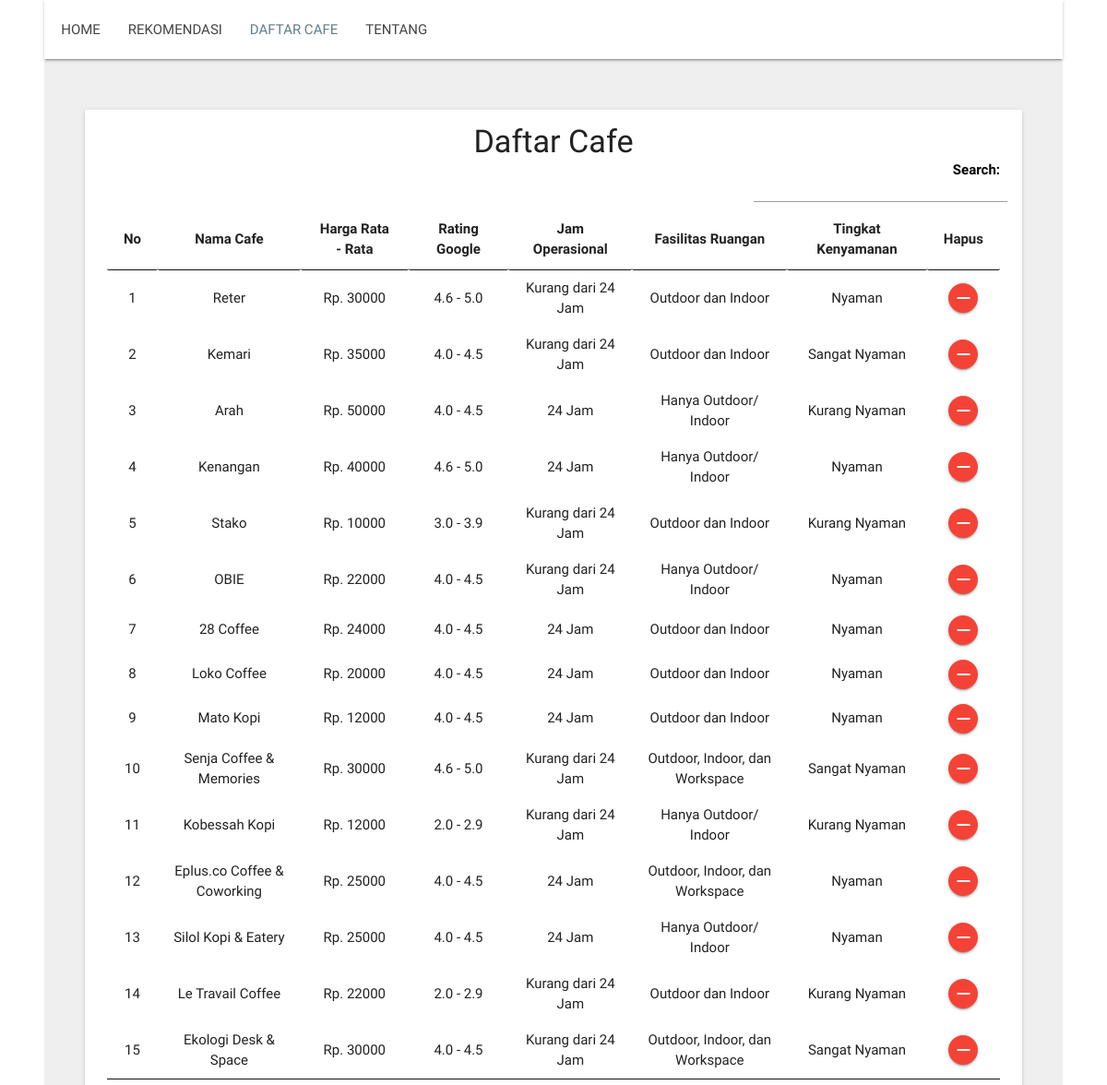
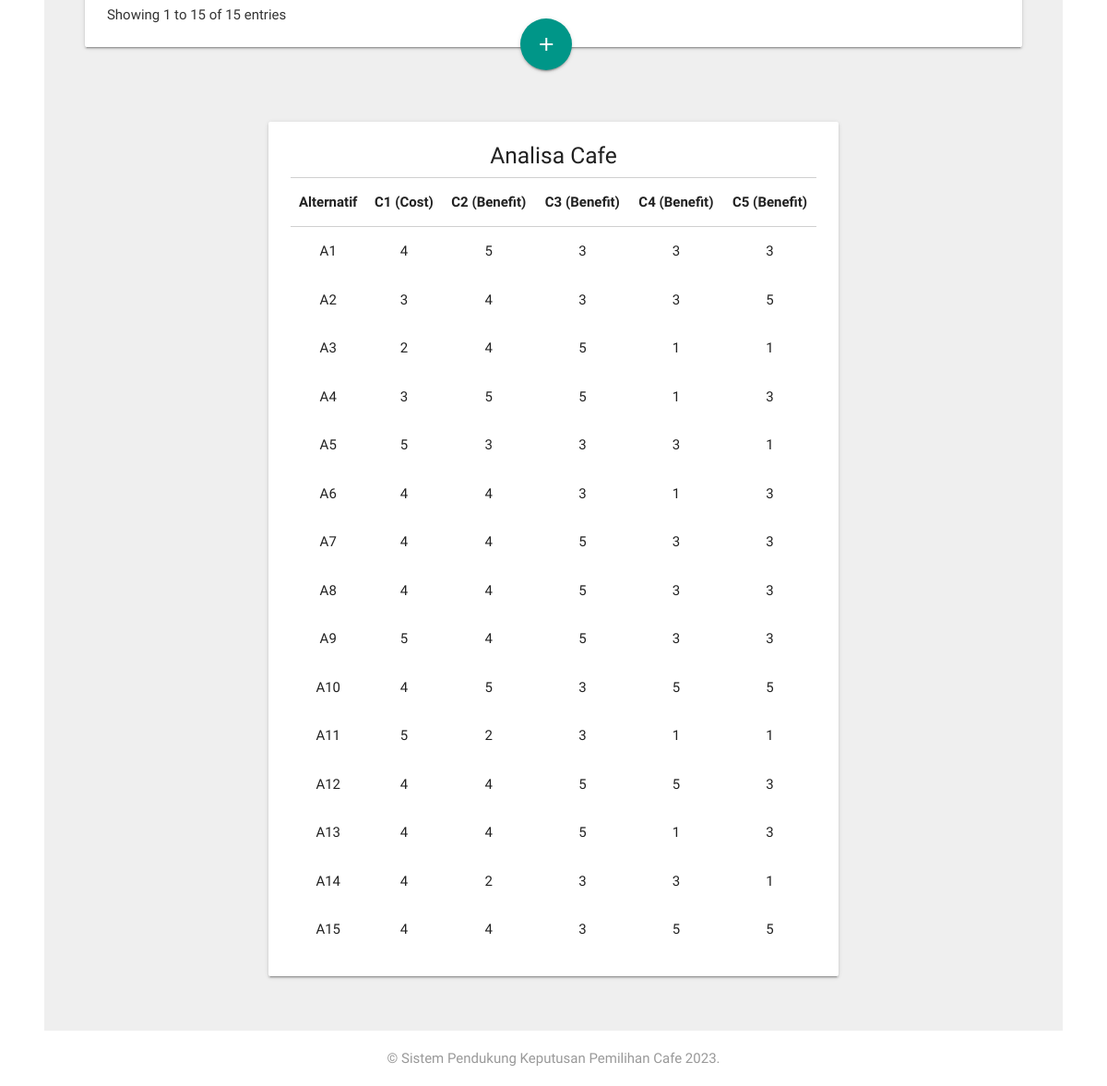
Page /daftar_cafe.php on the committed database (2 pictures, top to bottom).
### tables this page shows
CREATE TABLE `data_cafe` (
  `id_cafe` int(4) NOT NULL,
  `nama_cafe` varchar(256) NOT NULL,
  `harga_cafe` varchar(64) NOT NULL,
  `rating_cafe` varchar(64) NOT NULL,
  `jam_cafe` varchar(64) NOT NULL,
  `fasilitas_cafe` varchar(64) NOT NULL,
  `comfy_cafe` varchar(64) NOT NULL,
  `harga_angka` varchar(64) NOT NULL,
  `rating_angka` varchar(64) NOT NULL,
  `jam_angka` varchar(64) NOT NULL,
  `fasilitas_angka` varchar(64) NOT NULL,
  `comfy_angka` varchar(64) NOT NULL
);

### daftar_cafe.php (the view, shortened to what this page needs)
<?php
include('koneksi.php');
?>
<!DOCTYPE html>
<html>
<head>
	<link type="text/css" rel="stylesheet" href="assets/css/materialize.css"  media="screen,projection"/>
	<link rel="stylesheet" href="assets/css/table.css">
	<link rel="stylesheet" href="assets/css/style.css">
	<link rel="stylesheet" href="https://cdnjs.cloudflare.com/ajax/libs/font-awesome/4.5.0/css/font-awesome.min.css">
	<link rel="stylesheet" type="text/css" href="assets/dataTable/jquery.dataTables.min.css">
</head>
<body>
	<div class="navbar-fixed">
	<nav>
    	<div class="container">
						<div class="nav-wrapper">
								<ul class="left" style="margin-left: -52px;">
									<li><a href="index.php">HOME</a></li>
									<li><a href="rekomendasi.php">REKOMENDASI</a></li>
									<li><a class="active" href="daftar_cafe.php">DAFTAR CAFE</a></li>
									<li><a href="#about">TENTANG</a></li>
								</ul>
						</div>
        </div>
		</nav>
		</div>
	<div style="background-color: #efefef">
		<div class="container">
		    <div class="section-card" style="padding: 40px 0px 20px 0px;">
				<ul>
				    <li>
						<div class="row">
						<div class="card">
								<div class="card-content">
									<center><h4 style="margin-bottom: 0px; margin-top: -8px;">Daftar Cafe</h4></center>
									<table id="table_id" class="hover dataTablesCustom" style="width:100%">
											<thead style="border-top: 1px solid #d0d0d0;">
												<tr>
													<th><center>No </center></th>
													<th><center>Nama Cafe</center></th>
													<th><center>Harga Rata - Rata</center></th>
													<th><center>Rating Google</center></th>
													<th><center>Jam Operasional</center></th>
													<th><center>Fasilitas Ruangan</center></th>
													<th><center>Tingkat Kenyamanan</center></th>
													<th><center>Hapus</center></th>
												</tr>
											</thead>
											<tbody>
												<?php
												$query=mysqli_query($selectdb,"SELECT * FROM data_cafe");
												$no=1;
												while ($data=mysqli_fetch_array($query)) {
												?>
												<tr>
													<td><center><?php echo $no; ?></center></td>
													<td><center><?php echo $data['nama_cafe'] ?></center></td>
													<td><center><?php echo "Rp. ", $data['harga_cafe'] ?></center></td>
													<td><center><?php echo $data['rating_cafe'] ?></center></td>
													<td><center><?php echo $data['jam_cafe'] ?></center></td>
													<td><center><?php echo $data['fasilitas_cafe'] ?></center></td>
													<td><center><?php echo $data['comfy_cafe'] ?></center></td>
													<td>
														<center>
															<form method="POST">
																<button type="submit" name="hapus_cafe" style="height: 32px; width: 32px;" class="btn-floating btn-small waves-effect waves-light red"><i style="line-height: 32px;" class="material-icons">remove</i></button>
															</form>
														</center>
													</td>
												</tr>
												<?php
														$no++;}
												?>
											</tbody>
									</table>
									</div>
							</div>
							<a href="#tambah" class="btn-floating btn-large waves-effect waves-light teal btn-float-custom"><i class="material-icons">add</i></a>
						</div>
				    </li>
				</ul>
	    	</div>
		</div>
	</div>
	<div style="background-color: #efefef">
		<div class="container">
		    <div class="section-card" style="padding: 1px 20% 24px 20%;">
				<ul>
				    <li>
						<div class="row">
							<div class="card">
								<div class="card-content" style="padding-top: 10px;">
									<center><h5 style="margin-bottom: 10px;">Analisa Cafe</h5></center>
									<table class="responsive-table">
											<thead style="border-top: 1px solid #d0d0d0;">
												<tr>
													<th><center>Alternatif</center></th>
													<th><center>C1 (Cost)</center></th>
													<th><center>C2 (Benefit)</center></th>
													<th><center>C3 (Benefit)</center></th>
													<th><center>C4 (Benefit)</center></th>
													<th><center>C5 (Benefit)</center></th>
												</tr>
											</thead>
											<tbody>
												<?php
												$query=mysqli_query($selectdb,"SELECT * FROM data_cafe");
												$no=1;
												while ($data=mysqli_fetch_array($query)) {
												?>
												<tr>
													<td><center><?php echo "A",$no ?></center></td>
													<td><center><?php echo $data['harga_angka'] ?></center></td>
													<td><center><?php echo $data['rating_angka'] ?></center></td>
													<td><center><?php echo $data['jam_angka'] ?></center></td>
													<td><center><?php echo $data['fasilitas_angka'] ?></center></td>
													<td><center><?php echo $data['comfy_angka'] ?></center></td>
												</tr>
												<?php
														$no++;}
												?>
											</tbody>
									</table>
									</div>
							</div>
						</div>
				    </li>
				</ul>
	    	</div>
		</div>
	</div>
	<div class="footer-copyright" style="padding: 0px 0px; background-color: white">
      <div class="container">
        <p align="center" style="color: #999">&copy; Sistem Pendukung Keputusan Pemilihan Cafe 2023.</p>
      </div>
    </div>
</body>
</html>

### assets/css/style.css (style rules this page uses)
nav ul a, nav .brand-logo { color: #444; }
p { line-height: 2rem; }
.section-card { padding-top: 6rem; padding-bottom: 6rem; }
.btn-float-custom { margin-top: -46px; margin-right: 48%; float: right; }

### rows in the picture
data_cafe: nama_cafe "Reter", harga_cafe "30000", rating_cafe "4.6 - 5.0", jam_cafe "Kurang dari 24 Jam", fasilitas_cafe "Outdoor dan Indoor", comfy_cafe "Nyaman", harga_angka "4", rating_angka "5", jam_angka "3", fasilitas_angka "3", comfy_angka "3"
data_cafe: nama_cafe "Kemari", harga_cafe "35000", rating_cafe "4.0 - 4.5", jam_cafe "Kurang dari 24 Jam", fasilitas_cafe "Outdoor dan Indoor", comfy_cafe "Sangat Nyaman", harga_angka "3", rating_angka "4", jam_angka "3", fasilitas_angka "3", comfy_angka "5"
data_cafe: nama_cafe "Arah", harga_cafe "50000", rating_cafe "4.0 - 4.5", jam_cafe "24 Jam", fasilitas_cafe "Hanya Outdoor/ Indoor", comfy_cafe "Kurang Nyaman", harga_angka "2", rating_angka "4", jam_angka "5", fasilitas_angka "1", comfy_angka "1"
data_cafe: nama_cafe "Kenangan", harga_cafe "40000", rating_cafe "4.6 - 5.0", jam_cafe "24 Jam", fasilitas_cafe "Hanya Outdoor/ Indoor", comfy_cafe "Nyaman", harga_angka "3", rating_angka "5", jam_angka "5", fasilitas_angka "1", comfy_angka "3"
data_cafe: nama_cafe "Stako", harga_cafe "10000", rating_cafe "3.0 - 3.9", jam_cafe "Kurang dari 24 Jam", fasilitas_cafe "Outdoor dan Indoor", comfy_cafe "Kurang Nyaman", harga_angka "5", rating_angka "3", jam_angka "3", fasilitas_angka "3", comfy_angka "1"
data_cafe: nama_cafe "OBIE", harga_cafe "22000", rating_cafe "4.0 - 4.5", jam_cafe "Kurang dari 24 Jam", fasilitas_cafe "Hanya Outdoor/ Indoor", comfy_cafe "Nyaman", harga_angka "4", rating_angka "4", jam_angka "3", fasilitas_angka "1", comfy_angka "3"
data_cafe: nama_cafe "28 Coffee", harga_cafe "24000", rating_cafe "4.0 - 4.5", jam_cafe "24 Jam", fasilitas_cafe "Outdoor dan Indoor", comfy_cafe "Nyaman", harga_angka "4", rating_angka "4", jam_angka "5", fasilitas_angka "3", comfy_angka "3"
data_cafe: nama_cafe "Loko Coffee", harga_cafe "20000", rating_cafe "4.0 - 4.5", jam_cafe "24 Jam", fasilitas_cafe "Outdoor dan Indoor", comfy_cafe "Nyaman", harga_angka "4", rating_angka "4", jam_angka "5", fasilitas_angka "3", comfy_angka "3"
data_cafe: nama_cafe "Mato Kopi", harga_cafe "12000", rating_cafe "4.0 - 4.5", jam_cafe "24 Jam", fasilitas_cafe "Outdoor dan Indoor", comfy_cafe "Nyaman", harga_angka "5", rating_angka "4", jam_angka "5", fasilitas_angka "3", comfy_angka "3"
data_cafe: nama_cafe "Senja Coffee & Memories", harga_cafe "30000", rating_cafe "4.6 - 5.0", jam_cafe "Kurang dari 24 Jam", fasilitas_cafe "Outdoor, Indoor, dan Workspace", comfy_cafe "Sangat Nyaman", harga_angka "4", rating_angka "5", jam_angka "3", fasilitas_angka "5", comfy_angka "5"
data_cafe: nama_cafe "Kobessah Kopi", harga_cafe "12000", rating_cafe "2.0 - 2.9", jam_cafe "Kurang dari 24 Jam", fasilitas_cafe "Hanya Outdoor/ Indoor", comfy_cafe "Kurang Nyaman", harga_angka "5", rating_angka "2", jam_angka "3", fasilitas_angka "1", comfy_angka "1"
data_cafe: nama_cafe "Eplus.co Coffee & Coworking", harga_cafe "25000", rating_cafe "4.0 - 4.5", jam_cafe "24 Jam", fasilitas_cafe "Outdoor, Indoor, dan Workspace", comfy_cafe "Nyaman", harga_angka "4", rating_angka "4", jam_angka "5", fasilitas_angka "5", comfy_angka "3"
data_cafe: nama_cafe "Silol Kopi & Eatery", harga_cafe "25000", rating_cafe "4.0 - 4.5", jam_cafe "24 Jam", fasilitas_cafe "Hanya Outdoor/ Indoor", comfy_cafe "Nyaman", harga_angka "4", rating_angka "4", jam_angka "5", fasilitas_angka "1", comfy_angka "3"
data_cafe: nama_cafe "Le Travail Coffee", harga_cafe "22000", rating_cafe "2.0 - 2.9", jam_cafe "Kurang dari 24 Jam", fasilitas_cafe "Outdoor dan Indoor", comfy_cafe "Kurang Nyaman", harga_angka "4", rating_angka "2", jam_angka "3", fasilitas_angka "3", comfy_angka "1"
data_cafe: nama_cafe "Ekologi Desk & Space", harga_cafe "30000", rating_cafe "4.0 - 4.5", jam_cafe "Kurang dari 24 Jam", fasilitas_cafe "Outdoor, Indoor, dan Workspace", comfy_cafe "Sangat Nyaman", harga_angka "4", rating_angka "4", jam_angka "3", fasilitas_angka "5", comfy_angka "5"
